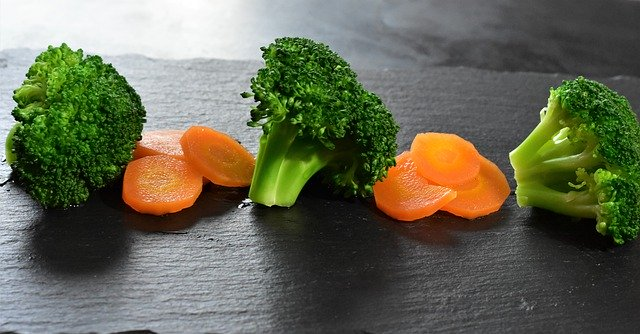
#> input picture Open cv/images/img7.jpg, 640 x 334 px
$ python c2_histogramBackprojection2.py
#> lines starting #> are read from the running program, lines starting #| are printed output that depends on the picture; after the words box and inside, x2 and y2 are one past the last pixel; in counts of white or black regions, pixels touching at a corner belong together
### Open cv/c2-computer-vision/imgRead.py
# -*- coding: utf-8 -*-
"""
Created on Mon Jul 22 12:14:04 2024

@author: leehj
"""

import cv2

# 영상을 불러오기
def imgRead(imgPath, imgReadType, imgResWidth, imgResHeight):
#> called with imgPath = '../images/img7.jpg', imgReadType = -1, imgResWidth = 320, imgResHeight = 240
    img = cv2.imread(imgPath, imgReadType)
#> img is the input picture: shape (334, 640, 3); mean B, G, R 82.9, 104, 102.7
    if imgResHeight != 0 | imgResWidth != 0:
        img = cv2.resize(img, (imgResWidth, imgResHeight))
#> img: shape (240, 320, 3)
    return img

### Open cv/c2-computer-vision/createFolder.py
# -*- coding: utf-8 -*-
"""
Created on Mon Jul 22 12:13:44 2024

@author: leehj
"""

import os

# 폴더 생성하기
def createFolder(dir):
    try:
        if not os.path.exists(dir):
            os.makedirs(dir)
    except OSError:
        print ('Error: createFolder')

### Open cv/c2-computer-vision/c2_histogramBackprojection2.py
# -*- coding: utf-8 -*-
"""
Created on Mon Jul 22 12:09:46 2024

@author: leehj
"""

# 히스토그램 역투영 예제 (c2_histogramBackprojection.py)

# 관련 라이브러리 선언
import numpy as np
import cv2
from matplotlib import pyplot as plt
from imgRead import imgRead
from createFolder import createFolder

# 영상 읽기
img1 = imgRead("../images/img7.jpg", cv2.IMREAD_UNCHANGED, 320, 240)

# 컬러 공간 변환 및 채널 분할
# 색상(H), 채도(S), 명도(V)
img1_HSV = cv2.cvtColor(img1, cv2.COLOR_BGR2HSV)
#> img1_HSV: shape (240, 320, 3); mean H, S, V 57.3, 79.7, 113.9
img1_H, img1_S, img1_V = cv2.split(img1_HSV)
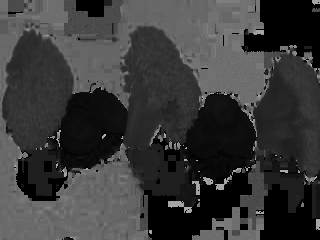
#> img1_H: shape (240, 320); min 0, max 179, mean 57.3
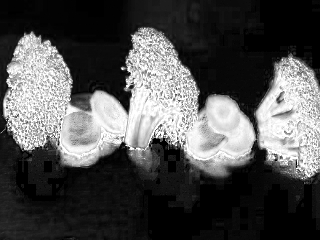
#> img1_S: shape (240, 320); min 0, max 255, mean 79.7

# 입력 히스토그램 생성

# 이전예제
# mask1 = img1_H[110:150, 200:240]
# cv2.rectangle(img1, (200, 110), (240, 150), (255, 255, 255), 2)

ch1 = [0]; ranges1 = [0, 256]; histSize1 = [256]; bin_x1 = np.arange(256)

# rectangle((x1,y1), (x2,y2))
# rectangle(20, 50), (50,100))
mask1 = img1_H[50:100, 20:50] # [행, 열]
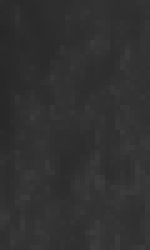
#> mask1: shape (50, 30) (shown 5 times larger); min 39, max 60, mean 49.1
hist_mask = cv2.calcHist([mask1], ch1, None, histSize1, ranges1)
#> hist_mask = 256 values, max 213 at index 50, min 0 at index 0, mean 5.86

# 히스토그램 역투영 수행
bp = cv2.calcBackProject([img1_H], ch1, hist_mask, ranges1, 1)

# 결과영상
ret1, res1 = cv2.threshold(bp, 0, 255, cv2.THRESH_BINARY)
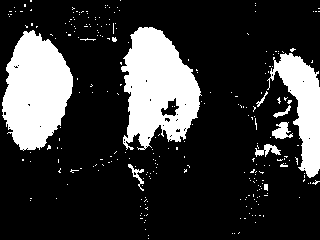
#> res1: shape (240, 320); 21.6% white; 265 white regions (255 under 20 px), largest, box (x1, y1, x2, y2) and area: (121, 27, 202, 150) 6423, (2, 30, 73, 151) 5953, (267, 53, 320, 178) 2999
mask2 = np.full(shape=img1.shape, fill_value=0, dtype=np.uint8)
mask2[:,:,0] = res1
#> mask2: shape (240, 320, 3); mean H, S, V 55.2, 0, 0
mask2[:,:,1] = res1
#> mask2: shape (240, 320, 3); mean H, S, V 55.2, 55.2, 0
mask2[:,:,2] = res1
#> mask2: shape (240, 320, 3); mean H, S, V 55.2, 55.2, 55.2
res2 = cv2.bitwise_and(img1, mask2)

cv2.rectangle(img1, (20, 50), (50,100), (255, 255, 255), 2)
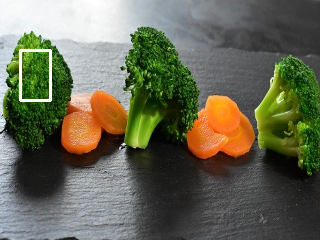
#> img1: shape (240, 320, 3); mean B, G, R 84.2, 104.8, 103.8
cv2.imshow("img1+mask", img1)
cv2.imshow("res1(binary)", res1)
cv2.imshow("res1(overlap)", res2)

# 히스토그램 출력 및 결과 저장
save_dir = '../code_res_imgs/c4_3'
createFolder(save_dir)
cv2.imwrite(save_dir + "/" + "input1.png", img1)
cv2.imwrite(save_dir + "/" + "res1.png", res1)
cv2.imwrite(save_dir + "/" + "res2.png", res2)

hist_Hue = cv2.calcHist([img1_H], ch1, None, histSize1, ranges1)
#> hist_Hue = 256 values, max 11482 at index 0, min 0 at index 91, mean 300
hist_res = cv2.calcHist([bp], ch1, None, histSize1, ranges1)
#> hist_res = 256 values, max 60178 at index 0, min 0 at index 2, mean 300
displays = [("Input Histogram", hist_Hue, 0, np.arange(256), 1),
            ("Mask Histogram", hist_mask, 0, np.arange(256), 2),
            ("Res Histogram", hist_res, 1, np.arange(255), 3)]

for (name, out, hist_index, hist_bins, index) in displays:
    plt.figure(index)
    plt.title(name); plt.xlabel("Bin"); plt.ylabel("Frequency")
    plt.bar(hist_bins, out[hist_index:, 0], width=6, color='g')
    plt.grid(True, lw=1, ls='--', c='.75')
    plt.xlim([0, 255])
    plt.savefig(save_dir + "/" + name + ".png")
#> this loop made 3 passes
#> (name, hist_index) on passes 1 to 3: ('Input Histogram', 0), ('Mask Histogram', 0), ('Res Histogram', 1)
#> pass 1, `plt.savefig(save_dir + "/" + name + ".png")`:
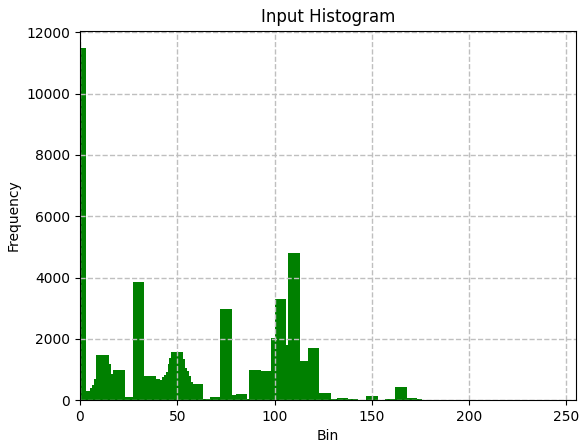
#> figure drawn by matplotlib, 1 panel; tallest bar 11482 high, from x = -3 to 3

plt.show()
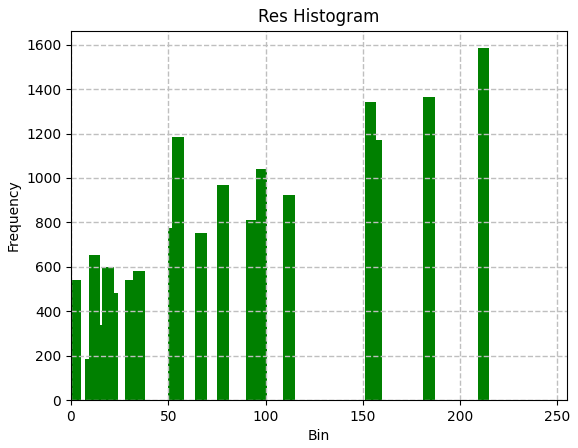
#> figure drawn by matplotlib, 1 panel; tallest bar 1584 high, from x = 209 to 215

# 키보드 입력을 기다린 후 모든 영상창 닫기
cv2.waitKey(0)
cv2.destroyAllWindows()

$ run again, with Open cv/images/img1.jpg copied over Open cv/images/img7.jpg
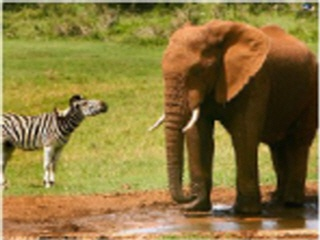
#> input picture Open cv/images/img1.jpg, 320 x 240 px
#> in imgRead, img is the input picture: shape (240, 320, 3); mean B, G, R 60.1, 118.6, 138.3
#> img1_HSV: shape (240, 320, 3); mean H, S, V 23.2, 157.4, 139.3
#> hist_mask = 256 values, max 248 at index 31, min 0 at index 0, mean 5.86
#> `ret1, res1 = cv2.threshold(bp, 0, 255, cv2.THRESH_BINARY)`:
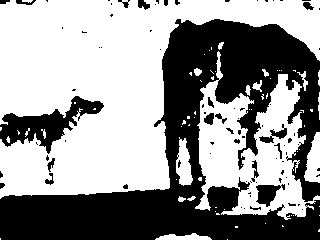
#> res1: shape (240, 320); 58.5% white; 83 black regions (62 under 20 px), largest, box (x1, y1, x2, y2) and area: (0, 19, 320, 240) 28041, (0, 96, 104, 154) 2240, (256, 184, 285, 207) 367
#> img1: shape (240, 320, 3); 0.62% of pixels changed, all inside (x1, y1, x2, y2) = (19, 49, 52, 102)
#> hist_Hue = 256 values, max 6299 at index 13, min 0 at index 53, mean 300
#> hist_res = 256 values, max 31880 at index 0, min 0 at index 1, mean 300
#> the loop `for (name, out, hist_index, hist_bins, index) in displays:` made 3 passes
#> (name, hist_index) on passes 1 to 3: ('Input Histogram', 0), ('Mask Histogram', 0), ('Res Histogram', 1)
#> `plt.show()`:
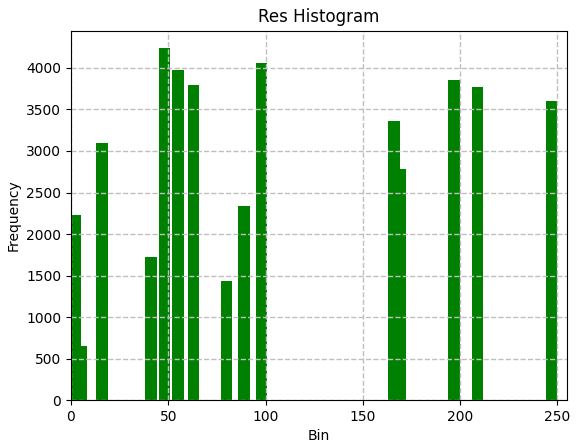
#> figure drawn by matplotlib, 1 panel; tallest bar 4237 high, from x = 45 to 51

$ run again, with Open cv/images/img10.jpg copied over Open cv/images/img7.jpg
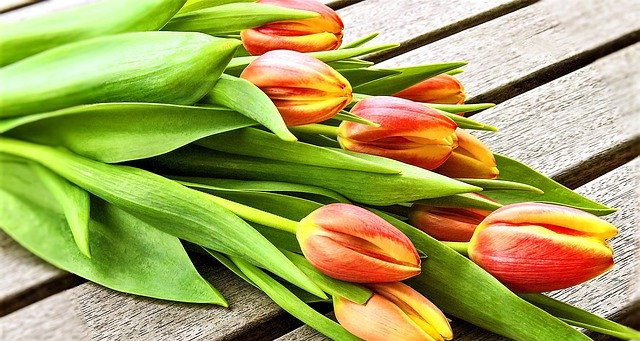
#> input picture Open cv/images/img10.jpg, 640 x 341 px
#> in imgRead, img is the input picture: shape (341, 640, 3); mean B, G, R 89.7, 162.3, 163.6
#> img: shape (240, 320, 3)
#> img1_HSV: shape (240, 320, 3); mean H, S, V 31.4, 146.7, 182.6
#> hist_mask = 256 values, max 438 at index 41, min 0 at index 0, mean 5.86
#> res1: shape (240, 320); 44.6% white; 87 white regions (81 under 20 px), largest, box (x1, y1, x2, y2) and area: (0, 0, 311, 240) 32426, (241, 109, 305, 151) 762, (166, 39, 231, 69) 669, (158, 27, 187, 40) 122, (219, 75, 233, 80) 34, (169, 77, 176, 84) 21
#> `cv2.rectangle(img1, (20, 50), (50,100), (255, 255, 255), 2)`:
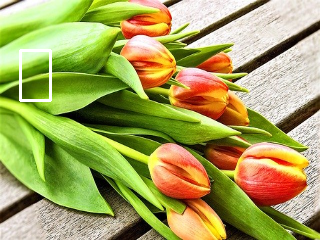
#> img1: shape (240, 320, 3); mean B, G, R 90.7, 162.7, 164.2
#> hist_Hue = 256 values, max 5192 at index 41, min 0 at index 63, mean 300
#> hist_res = 256 values, max 42545 at index 0, min 0 at index 1, mean 300
#> the loop `for (name, out, hist_index, hist_bins, index) in displays:` made 3 passes
#> (name, hist_index) on passes 1 to 3: ('Input Histogram', 0), ('Mask Histogram', 0), ('Res Histogram', 1)
#> `plt.show()`:
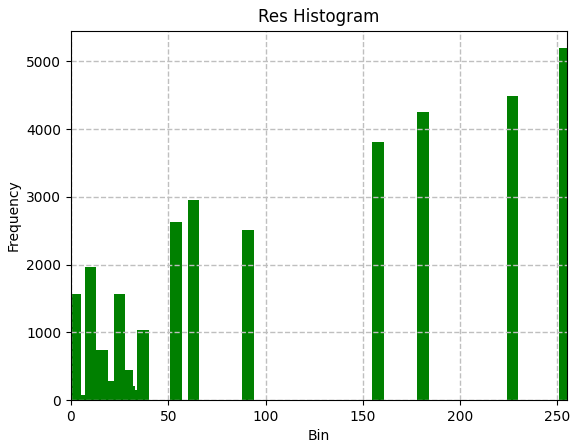
#> figure drawn by matplotlib, 1 panel; tallest bar 5192 high, from x = 251 to 257

$ run again, with Open cv/images/img11.jpg copied over Open cv/images/img7.jpg
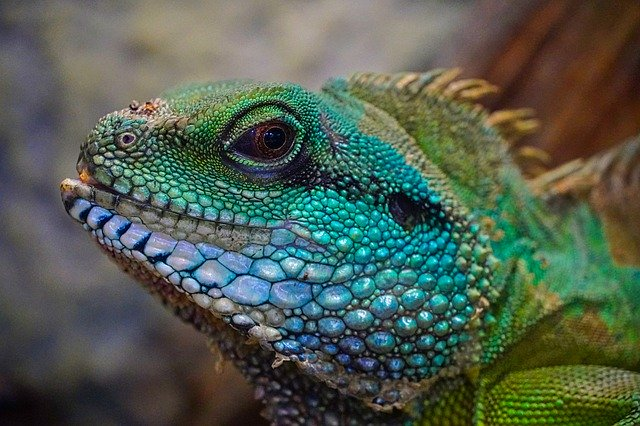
#> input picture Open cv/images/img11.jpg, 640 x 426 px
#> in imgRead, img is the input picture: shape (426, 640, 3); mean B, G, R 80.3, 93.4, 81.4
#> img: shape (240, 320, 3)
#> img1_HSV: shape (240, 320, 3); mean H, S, V 59.4, 101.4, 103.1
#> hist_mask = 256 values, max 94 at index 30, min 0 at index 1, mean 5.86
#> res1: shape (240, 320); 79.5% white; black in thin lines or dots
#> img1: shape (240, 320, 3); mean B, G, R 81.2, 94.3, 82.2
#> hist_Hue = 256 values, max 1753 at index 11, min 0 at index 180, mean 300
#> hist_res = 256 values, max 15730 at index 0, min 0 at index 17, mean 300
#> the loop `for (name, out, hist_index, hist_bins, index) in displays:` made 3 passes
#> (name, hist_index) on passes 1 to 3: ('Input Histogram', 0), ('Mask Histogram', 0), ('Res Histogram', 1)
#> `plt.show()`:
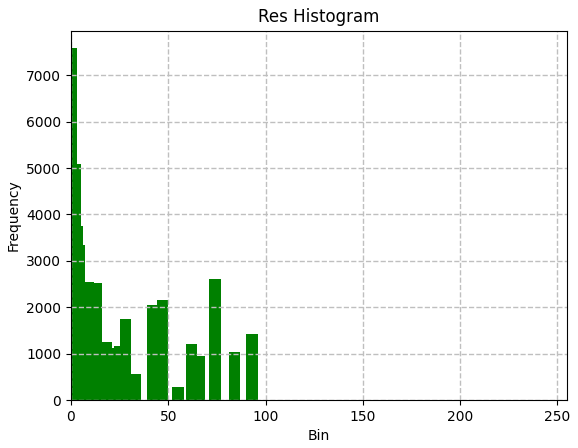
#> figure drawn by matplotlib, 1 panel; tallest bar 7582 high, from x = -3 to 3
